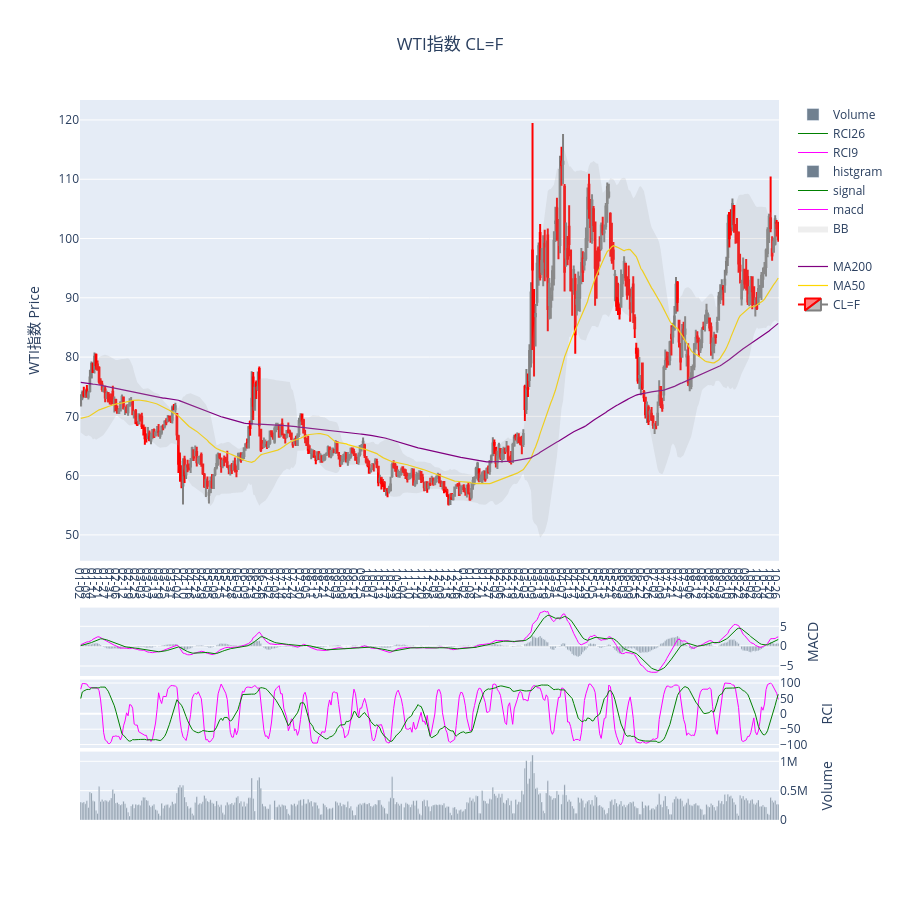

The code cell stored with this chart in its notebook:
### Markdown cell above
### WTI

### Code cell
name = "WTI指数"
start = dt.datetime(2025, 1, 1).strftime("%Y-%m-%d")
# グラフ領域の作成
fig = stock_prices_and_oil_prices(
    code=wti,
    name=name,
    start=start,
    end=end,
    df_sp=None,
    df_wti=None
)
fig.show()

### Figure 1 — Plotly figure (JSON) as saved in the notebook; plotly's stock layout.template omitted (floating-point values rounded to 4 significant figures; data arrays with more than 128 entries replaced by an {"elided": "..."} marker saying what was removed)
{"data": [{"close": {"elided": "458 float values"}, "decreasing": {"line": {"color": "gray"}}, "high": {"elided": "458 float values"}, "increasing": {"line": {"color": "red"}}, "low": {"elided": "458 float values"}, "name": "CL=F", "open": {"elided": "458 float values"}, "type": "candlestick", "x": {"elided": "458 str values"}, "yaxis": "y"}, {"line": {"color": "gold", "width": 1.2}, "name": "MA50", "type": "scatter", "x": {"elided": "458 str values"}, "y": {"elided": "458 float values"}, "yaxis": "y"}, {"line": {"color": "purple", "width": 1.2}, "name": "MA200", "type": "scatter", "x": {"elided": "458 str values"}, "y": {"elided": "458 float values"}, "yaxis": "y"}, {"line": {"color": "lavender", "width": 0}, "name": "", "type": "scatter", "x": {"elided": "458 str values"}, "y": {"elided": "458 float values"}, "yaxis": "y"}, {"fill": "tonexty", "fillcolor": "rgba(170,170,170,.2)", "line": {"color": "lavender", "width": 0}, "name": "BB", "type": "scatter", "x": {"elided": "458 str values"}, "y": {"elided": "458 float values"}, "yaxis": "y"}, {"line": {"color": "magenta", "width": 1}, "name": "macd", "type": "scatter", "x": {"elided": "458 str values"}, "y": {"elided": "458 float values"}, "yaxis": "y3"}, {"line": {"color": "green", "width": 1}, "name": "signal", "type": "scatter", "x": {"elided": "458 str values"}, "y": {"elided": "458 float values"}, "yaxis": "y3"}, {"marker": {"color": "slategray"}, "name": "histgram", "type": "bar", "x": {"elided": "458 str values"}, "y": {"elided": "458 float values"}, "yaxis": "y3"}, {"line": {"color": "magenta", "width": 1}, "name": "RCI9", "type": "scatter", "x": {"elided": "458 str values"}, "y": {"elided": "458 float values"}, "yaxis": "y4"}, {"line": {"color": "green", "width": 1}, "name": "RCI26", "type": "scatter", "x": {"elided": "458 str values"}, "y": {"elided": "458 float values"}, "yaxis": "y4"}, {"marker": {"color": "slategray"}, "name": "Volume", "type": "bar", "x": {"elided": "458 str values"}, "y": {"elided": "458 int values"}, "yaxis": "y5"}], "layout": {"height": 900, "plot_bgcolor": "light blue", "title": {"text": "WTI指数 CL=F", "x": 0.5}, "xaxis": {"rangeslider": {"visible": false}, "ticktext": ["01-02", "01-08", "01-14", "01-21", "01-27", "01-31", "02-06", "02-12", "02-19", "02-25", "03-03", "03-07", "03-13", "03-19", "03-25", "03-31", "04-04", "04-10", "04-16", "04-23", "04-29", "05-05", "05-09", "05-15", "05-21", "05-28", "06-03", "06-09", "06-13", "06-20", "06-26", "07-02", "07-08", "07-14", "07-18", "07-24", "07-30", "08-05", "08-11", "08-15", "08-21", "08-27", "09-03", "09-09", "09-15", "09-19", "09-25", "10-01", "10-07", "10-13", "10-17", "10-23", "10-29", "11-04", "11-10", "11-14", "11-20", "11-26", "12-03", "12-09", "12-15", "12-19", "12-26", "01-02", "01-08", "01-14", "01-21", "01-27", "02-02", "02-06", "02-12", "02-19", "02-25", "03-03", "03-09", "03-13", "03-19", "03-25", "03-31", "04-07", "04-13", "04-17", "04-23", "04-29", "05-05", "05-11", "05-15", "05-21", "05-28", "06-03", "06-09", "06-15", "06-22", "06-26", "07-02", "07-09", "07-15", "07-21", "07-27", "07-31", "08-06", "08-12", "08-18", "08-24", "08-28", "09-03", "09-10", "09-16", "09-22", "09-28", "10-02", "10-08", "10-14", "10-20", "10-26"], "tickvals": ["2025-01-02T00:00:00.000000", "2025-01-08T00:00:00.000000", "2025-01-14T00:00:00.000000", "2025-01-21T00:00:00.000000", "2025-01-27T00:00:00.000000", "2025-01-31T00:00:00.000000", "2025-02-06T00:00:00.000000", "2025-02-12T00:00:00.000000", "2025-02-19T00:00:00.000000", "2025-02-25T00:00:00.000000", "2025-03-03T00:00:00.000000", "2025-03-07T00:00:00.000000", "2025-03-13T00:00:00.000000", "2025-03-19T00:00:00.000000", "2025-03-25T00:00:00.000000", "2025-03-31T00:00:00.000000", "2025-04-04T00:00:00.000000", "2025-04-10T00:00:00.000000", "2025-04-16T00:00:00.000000", "2025-04-23T00:00:00.000000", "2025-04-29T00:00:00.000000", "2025-05-05T00:00:00.000000", "2025-05-09T00:00:00.000000", "2025-05-15T00:00:00.000000", "2025-05-21T00:00:00.000000", "2025-05-28T00:00:00.000000", "2025-06-03T00:00:00.000000", "2025-06-09T00:00:00.000000", "2025-06-13T00:00:00.000000", "2025-06-20T00:00:00.000000", "2025-06-26T00:00:00.000000", "2025-07-02T00:00:00.000000", "2025-07-08T00:00:00.000000", "2025-07-14T00:00:00.000000", "2025-07-18T00:00:00.000000", "2025-07-24T00:00:00.000000", "2025-07-30T00:00:00.000000", "2025-08-05T00:00:00.000000", "2025-08-11T00:00:00.000000", "2025-08-15T00:00:00.000000", "2025-08-21T00:00:00.000000", "2025-08-27T00:00:00.000000", "2025-09-03T00:00:00.000000", "2025-09-09T00:00:00.000000", "2025-09-15T00:00:00.000000", "2025-09-19T00:00:00.000000", "2025-09-25T00:00:00.000000", "2025-10-01T00:00:00.000000", "2025-10-07T00:00:00.000000", "2025-10-13T00:00:00.000000", "2025-10-17T00:00:00.000000", "2025-10-23T00:00:00.000000", "2025-10-29T00:00:00.000000", "2025-11-04T00:00:00.000000", "2025-11-10T00:00:00.000000", "2025-11-14T00:00:00.000000", "2025-11-20T00:00:00.000000", "2025-11-26T00:00:00.000000", "2025-12-03T00:00:00.000000", "2025-12-09T00:00:00.000000", "2025-12-15T00:00:00.000000", "2025-12-19T00:00:00.000000", "2025-12-26T00:00:00.000000", "2026-01-02T00:00:00.000000", "2026-01-08T00:00:00.000000", "2026-01-14T00:00:00.000000", "2026-01-21T00:00:00.000000", "2026-01-27T00:00:00.000000", "2026-02-02T00:00:00.000000", "2026-02-06T00:00:00.000000", "2026-02-12T00:00:00.000000", "2026-02-19T00:00:00.000000", "2026-02-25T00:00:00.000000", "2026-03-03T00:00:00.000000", "2026-03-09T00:00:00.000000", "2026-03-13T00:00:00.000000", "2026-03-19T00:00:00.000000", "2026-03-25T00:00:00.000000", "2026-03-31T00:00:00.000000", "2026-04-07T00:00:00.000000", "2026-04-13T00:00:00.000000", "2026-04-17T00:00:00.000000", "2026-04-23T00:00:00.000000", "2026-04-29T00:00:00.000000", "2026-05-05T00:00:00.000000", "2026-05-11T00:00:00.000000", "2026-05-15T00:00:00.000000", "2026-05-21T00:00:00.000000", "2026-05-28T00:00:00.000000", "2026-06-03T00:00:00.000000", "2026-06-09T00:00:00.000000", "2026-06-15T00:00:00.000000", "2026-06-22T00:00:00.000000", "2026-06-26T00:00:00.000000", "2026-07-02T00:00:00.000000", "2026-07-09T00:00:00.000000", "2026-07-15T00:00:00.000000", "2026-07-21T00:00:00.000000", "2026-07-27T00:00:00.000000", "2026-07-31T00:00:00.000000", "2026-08-06T00:00:00.000000", "2026-08-12T00:00:00.000000", "2026-08-18T00:00:00.000000", "2026-08-24T00:00:00.000000", "2026-08-28T00:00:00.000000", "2026-09-03T00:00:00.000000", "2026-09-10T00:00:00.000000", "2026-09-16T00:00:00.000000", "2026-09-22T00:00:00.000000", "2026-09-28T00:00:00.000000", "2026-10-02T00:00:00.000000", "2026-10-08T00:00:00.000000", "2026-10-14T00:00:00.000000", "2026-10-20T00:00:00.000000", "2026-10-26T00:00:00.000000"], "type": "category"}, "yaxis": {"domain": [0.36, 1], "side": "left", "tickformat": ",", "title": {"text": "WTI指数 Price"}}, "yaxis2": {"domain": [0.3, 0.36], "overlaying": "y", "side": "right", "title": {"text": "SP500 / WTI"}}, "yaxis3": {"domain": [0.2, 0.295], "side": "right", "title": {"text": "MACD"}}, "yaxis4": {"domain": [0.1, 0.195], "side": "right", "title": {"text": "RCI"}}, "yaxis5": {"domain": [0, 0.095], "side": "right", "title": {"text": "Volume"}}}}
